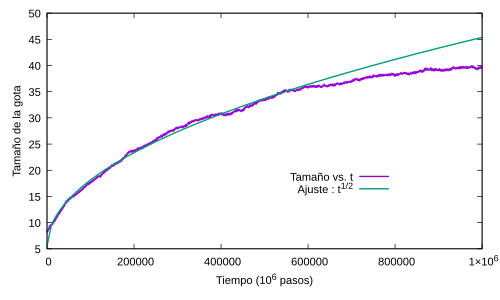

Generate this figure with gnuplot:
f(x) = a*x**0.5 + b
fit [0:600000] f(x) 'datos.txt' via a,b
set xlabel 'Tiempo (10^6 pasos)'
set ylabel 'Tamaño de la gota'
set key at 800000,20
set term pdf
set out "fig3.pdf"
plot 'datos.txt' w l lw 2 t 'Tamaño vs. t', f(x) w l lw 2 t 'Ajuste : t^1^/^2'
